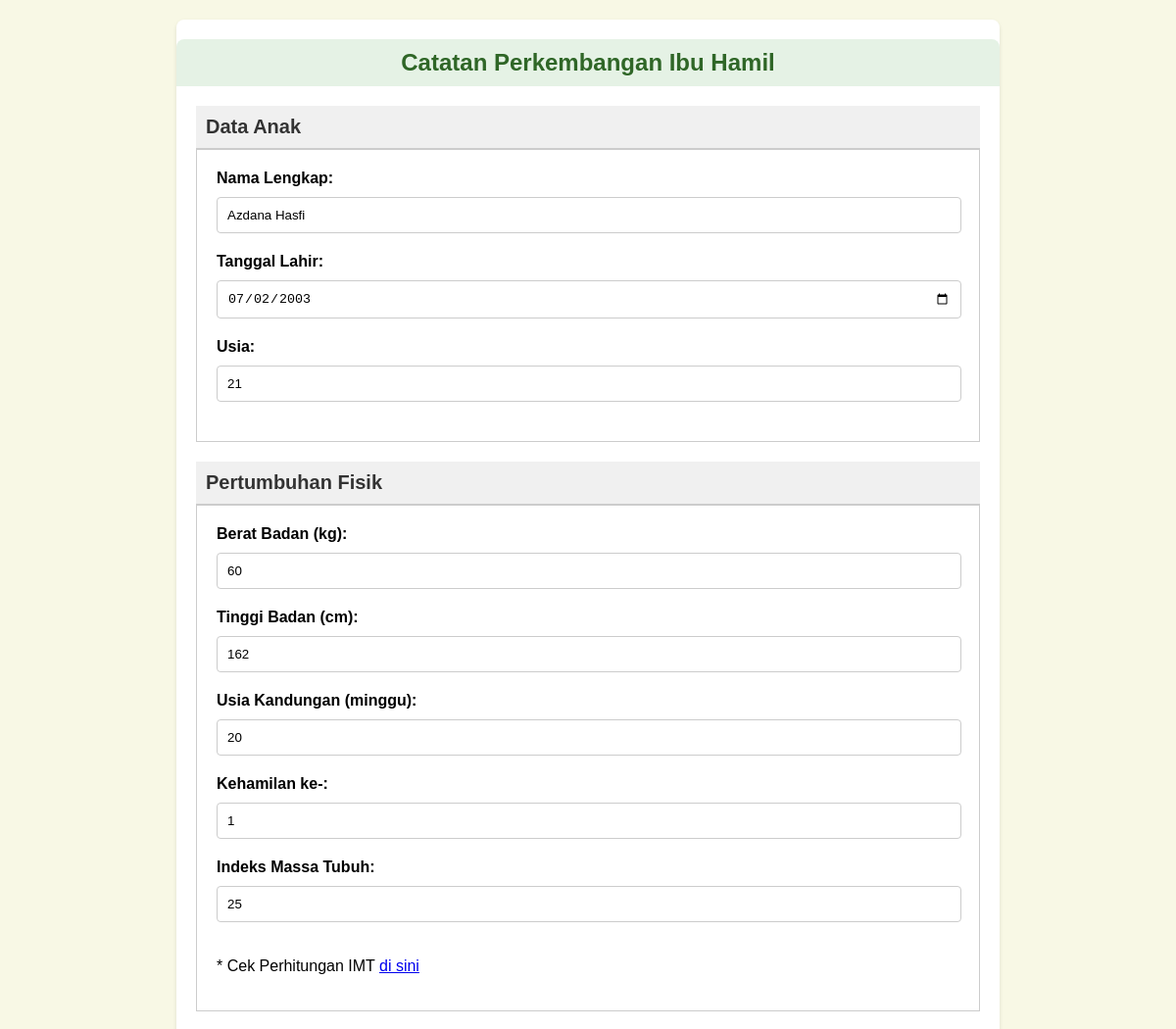
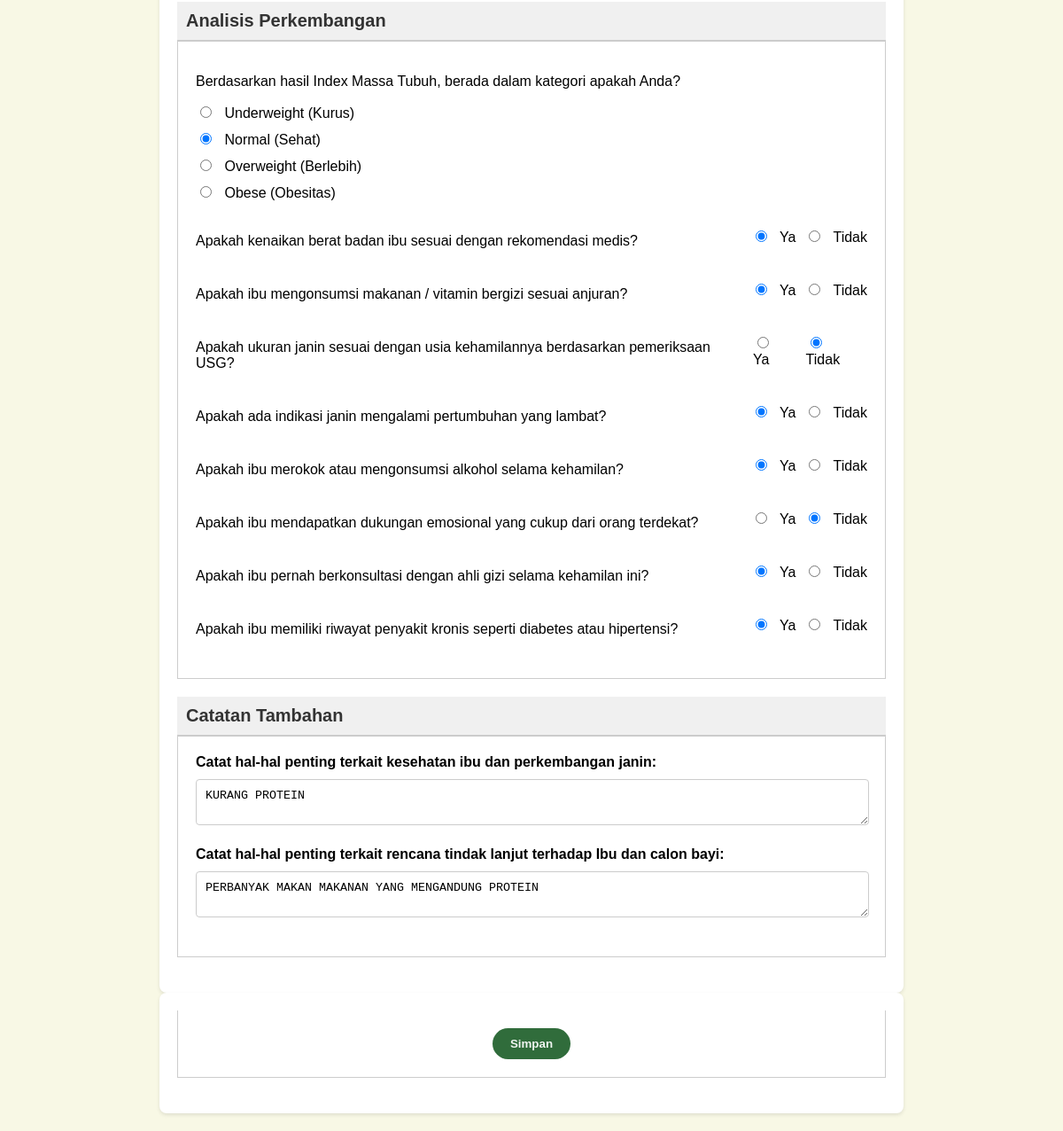
/editformbumil.php?id=3, run on the app's committed database (2 pictures, top to bottom).
### tables this page shows
CREATE TABLE `ibu` (
  `id` int(11) NOT NULL,
  `user_id` int(11) NOT NULL,
  `nama` varchar(255) NOT NULL,
  `tgl_lahir` date NOT NULL,
  `usia` int(11) NOT NULL,
  `bb` int(11) NOT NULL,
  `tb` int(11) NOT NULL,
  `usia_hamil` int(11) NOT NULL,
  `hamil_ke` int(11) NOT NULL,
  `imt` int(11) NOT NULL,
  `q1` varchar(50) NOT NULL,
  `q2` tinyint(1) NOT NULL,
  `q3` tinyint(1) NOT NULL,
  `q4` tinyint(1) NOT NULL,
  `q5` tinyint(1) NOT NULL,
  `q6` tinyint(1) NOT NULL,
  `q7` tinyint(1) NOT NULL,
  `q8` tinyint(1) NOT NULL,
  `q9` tinyint(1) NOT NULL,
  `c1` text NOT NULL,
  `c2` text NOT NULL,
  `created_at` timestamp NOT NULL DEFAULT current_timestamp() ON UPDATE current_timestamp()
);

### editformbumil.php (the view, shortened to what this page needs)
<?php
include 'koneksi.php';
$id = $_GET['id'];
$sql = "SELECT * FROM ibu WHERE id=$id";
$result = $conn->query($sql);
$data = $result->fetch_assoc();
?>
<!DOCTYPE html>
<html lang="en">
<head>
</head>
<body>
    <div class="container">
        <h1>Catatan Perkembangan Ibu Hamil</h1>
        <form action="" method="post">
            <div class="section">
                <h2>Data Anak</h2>
                <div class="content">
                    <label for="nama">Nama Lengkap:</label>
                    <input type="text" id="nama" placeholder="Masukkan Nama" name="nama" required value="<?= $data['nama'] ?>">
                    <label for="tanggal-lahir">Tanggal Lahir:</label>
                    <input type="date" id="tanggal-lahir" name="tgl_lahir" required value="<?= $data['tgl_lahir'] ?>">
                    <label for="usia">Usia:</label>
                    <input type="number" id="usia" placeholder="Masukkan Usia" name="usia" required value="<?= $data['usia'] ?>">
                </div>
            </div>
            <div class="section">
                <h2>Pertumbuhan Fisik</h2>
                <div class="content">
                    <label for="berat-badan">Berat Badan (kg):</label>
                    <input type="number" id="berat-badan" placeholder="Masukkan Berat Badan" name="bb" required value="<?= $data['bb'] ?>">
                    <label for="tinggi-badan">Tinggi Badan (cm):</label>
                    <input type="number" id="tinggi-badan" placeholder="Masukkan Tinggi Badan" name="tb" required value="<?= $data['tb'] ?>">
                    <label for="usia-kandungan">Usia Kandungan (minggu):</label>
                    <input type="number" id="usia-kandungan" placeholder="Masukkan Usia Kandungan" name="usia_hamil" required value="<?= $data['usia_hamil'] ?>">
                    <label for="kehamilan-ke">Kehamilan ke-:</label>
                    <input type="number" id="kehamilan-ke" placeholder="0" name="hamil_ke" required value="<?= $data['hamil_ke'] ?>">
                    <label for="imt">Indeks Massa Tubuh:</label>
                    <input type="number" id="imt" placeholder="Masukkan IMT" name="imt" required value="<?= $data['imt'] ?>">
                    <p>* Cek Perhitungan IMT <a
                            href="https://drive.google.com/file/d/11Hy_NzgK6tmY6XxOa54HcBSBl4zBalbt/view?usp=sharing"
                            target="_blank">di sini</a></p>
                </div>
            </div>
            <div class="section">
                <h2>Analisis Perkembangan</h2>
                <div class="content">
                    <p>Berdasarkan hasil Index Massa Tubuh, berada dalam kategori apakah Anda?</p>
                    <div class="radio-group">
                        <label><input type="radio" name="q1" required value="underweight" <?= $data['q1'] == 'underweight' ? 'checked' : '' ?> > Underweight (Kurus)</label>
                        <label><input type="radio" name="q1" required value="normal" <?= $data['q1'] == 'normal' ? 'checked' : '' ?> > Normal (Sehat)</label>
                        <label><input type="radio" name="q1" required value="overweight" <?= $data['q1'] == 'overweight' ? 'checked' : '' ?> > Overweight (Berlebih)</label>
                        <label><input type="radio" name="q1" required value="obese" <?= $data['q1'] == 'obese' ? 'checked' : '' ?> > Obese (Obesitas)</label>
                    </div>
                    <div class="question-group">
                        <p>Apakah kenaikan berat badan ibu sesuai dengan rekomendasi medis?</p>
                        <div class="options">
                            <label><input type="radio" name="q2" required value="1" <?= $data['q2'] == '1' ? 'checked' : '' ?> > Ya</label>
                            <label><input type="radio" name="q2" required value="0"     <?= $data['q2'] == '0' ? 'checked' : '' ?> > Tidak</label>
                        </div>
                    </div>
                    <div class="question-group">
                        <p>Apakah ibu mengonsumsi makanan / vitamin bergizi sesuai anjuran?</p>
                        <div class="options">
                            <label><input type="radio" name="q3" required value="1" <?= $data['q3'] == '1' ? 'checked' : '' ?> > Ya</label>
                            <label><input type="radio" name="q3" required value="0" <?= $data['q3'] == '0' ? 'checked' : '' ?> > Tidak</label>
                        </div>
                    </div>
                    <div class="question-group">
                        <p>Apakah ukuran janin sesuai dengan usia kehamilannya berdasarkan pemeriksaan USG?</p>
                        <div class="options">
                            <label><input type="radio" name="q4" required value="1" <?= $data['q4'] == '1' ? 'checked' : '' ?> > Ya</label>
                            <label><input type="radio" name="q4" required value="0" <?= $data['q4'] == '0' ? 'checked' : '' ?> > Tidak</label>
                        </div>
                    </div>
                    <div class="question-group">
                        <p>Apakah ada indikasi janin mengalami pertumbuhan yang lambat?</p>
                        <div class="options">
                            <label><input type="radio" name="q5" required value="1" <?= $data['q5'] == '1' ? 'checked' : '' ?> > Ya</label>
                            <label><input type="radio" name="q5" required value="0" <?= $data['q5'] == '0' ? 'checked' : '' ?> > Tidak</label>
                        </div>
                    </div>
                    <div class="question-group">
                        <p>Apakah ibu merokok atau mengonsumsi alkohol selama kehamilan?</p>
                        <div class="options">
                            <label><input type="radio" name="q6" required value="1" <?= $data['q6'] == '1' ? 'checked' : '' ?> > Ya</label>
                            <label><input type="radio" name="q6" required value="0" <?= $data['q6'] == '0' ? 'checked' : '' ?> > Tidak</label>
                        </div>
                    </div>
                    <div class="question-group">
                        <p>Apakah ibu mendapatkan dukungan emosional yang cukup dari orang terdekat?</p>
                        <div class="options">
                            <label><input type="radio" name="q7" required value="1" <?= $data['q7'] == '1' ? 'checked' : '' ?> > Ya</label>
                            <label><input type="radio" name="q7" required value="0" <?= $data['q7'] == '0' ? 'checked' : '' ?> > Tidak</label>
                        </div>
                    </div>
                    <div class="question-group">
                        <p>Apakah ibu pernah berkonsultasi dengan ahli gizi selama kehamilan ini?</p>
                        <div class="options">
                            <label><input type="radio" name="q8" required value="1" <?= $data['q8'] == '1' ? 'checked' : '' ?> > Ya</label>
                            <label><input type="radio" name="q8" required value="0" <?= $data['q8'] == '0' ? 'checked' : '' ?> > Tidak</label>
                        </div>
                    </div>
                    <div class="question-group">
                        <p>Apakah ibu memiliki riwayat penyakit kronis seperti diabetes atau hipertensi?</p>
                        <div class="options">
                            <label><input type="radio" name="q9" required value="1" <?= $data['q9'] == '1' ? 'checked' : '' ?> > Ya</label>
                            <label><input type="radio" name="q9" required value="0" <?= $data['q9'] == '0' ? 'checked' : '' ?> > Tidak</label>
                        </div>
                    </div>
                </div>
            </div>
            <div class="section">
                <h2>Catatan Tambahan</h2>
                <div class="content">
                    <label for="catatan-pertumbuhan">Catat hal-hal penting terkait kesehatan ibu dan perkembangan
                        janin:</label>
                    <textarea id="catatan-pertumbuhan" name="c1" required
                        placeholder="Catat hal-hal penting terkait kesehatan ibu dan perkembangan janin"><?= $data['c1'] ?></textarea>
                    <label for="catatan-rencana">Catat hal-hal penting terkait rencana tindak lanjut terhadap Ibu dan
                        calon bayi:</label>
                    <textarea id="catatan-rencana" name="c2" required
                        placeholder="Catat hal-hal penting terkait rencana tindak lanjut terhadap Ibu dan calon bayi"><?= $data['c2'] ?></textarea>
                </div>
            </div>
    </div>
    <div class="container">
        <div class="section">
            <div class="content" style="text-align: center;">
                <button class="simpan">Simpan</button>
            </div>
        </div>
    </div>
</body>
</html>

### editformbumil.php (style rules this page uses)
body { font-family: Arial, sans-serif; background-color: #f8f8e5; margin: 0; padding: 20px; }
.container { max-width: 800px; margin: 0 auto; background-color: #fff; padding: 20px; border-radius: 8px; box-shadow: 0 2px 4px rgba(0, 0, 0, 0.1); }
h1 { background-color: #e5f2e5; padding: 10px; text-align: center; font-size: 24px; font-weight: bold; color: #2f6627; margin: 0 -20px 20px; border-radius: 8px 8px 0 0; }
.section { margin-bottom: 20px; }
.section h2 { background-color: #f0f0f0; padding: 10px; font-size: 20px; color: #333; border-bottom: 2px solid #ccc; margin: 0; }
.section .content { padding: 20px; border: 1px solid #ccc; border-top: none; }
.section .content label { display: block; margin-bottom: 10px; font-weight: bold; }
.section .content input[type="text"], .section .content input[type="date"], .section .content input[type="number"], .section .content select, .section .content textarea { width: calc(100% - 20px); padding: 10px; margin-bottom: 20px; border: 1px solid #ccc; border-radius: 4px; }
.section .content input[type="radio"] { margin-right: 10px; }
.section .content .radio-group { margin-bottom: 20px; }
.section .content .radio-group label { font-weight: normal; margin-right: 20px; }
.section .content .question-group { display: flex; justify-content: space-between; align-items: center; margin-bottom: 10px; }
.section .content .question-group .options { display: flex; }
.section .content .question-group .options label { margin-left: 10px; font-weight: normal; }
.simpan { background-color: #306c3b; border: none; padding: 10px 20px; border-radius: 20px; font-weight: bold; color: #f0f5f1; }

### data on the page
ibu: nama "Azdana Hasfi", tgl_lahir "07/02/2003", usia "21", bb "60", tb "162", usia_hamil "20", hamil_ke "1", imt "25", q1 "☐ Underweight (Kurus)", q1 "☑ Normal (Sehat)", q1 "☐ Overweight (Berlebih)", q1 "☐ Obese (Obesitas)", q2 "☑ Ya", q2 "☐ Tidak", q3 "☑ Ya", q3 "☐ Tidak", q4 "☐ Ya", q4 "☑ Tidak", q5 "☑ Ya", q5 "☐ Tidak", q6 "☑ Ya", q6 "☐ Tidak", q7 "☐ Ya", q7 "☑ Tidak", q8 "☑ Ya", q8 "☐ Tidak", q9 "☑ Ya", q9 "☐ Tidak", c1 "KURANG PROTEIN", c2 "PERBANYAK MAKAN MAKANAN YANG MENGANDUNG PROTEIN"
